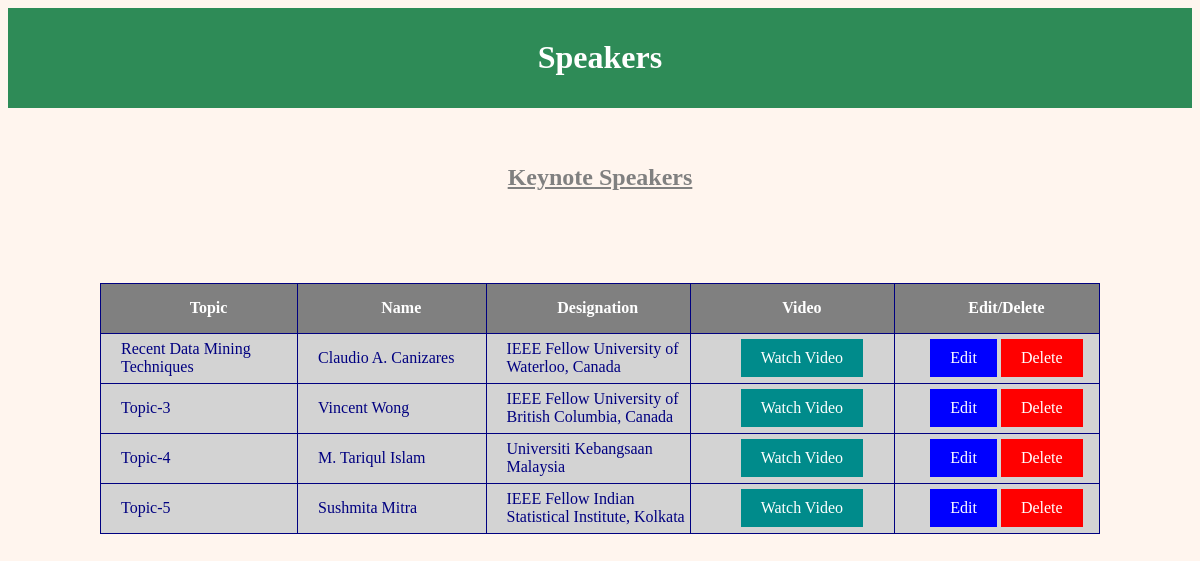
Screenshot of /Admin/show_speaker.php (signed in) with the database file from the repository.
### tables this page shows
CREATE TABLE `speaker` (
  `id` int(10) NOT NULL,
  `topic` varchar(255) NOT NULL,
  `name` varchar(255) NOT NULL,
  `designation` varchar(255) NOT NULL
);

### Admin/show_speaker.php (the view, shortened to what this page needs)
<html>
<head>
  <link rel="stylesheet" type="text/css" href="style.css" >
  <div class="header">
<h1>Speakers</h1>
</div>
</head>
<body>
<br><br>
<center><strong><h2><u>Keynote Speakers</u></h2></strong></center>
<?php
$hostname = "127.0.0.1";
$username = "root";
$password = "";
$conn = new mysqli($hostname, $username, $password,"conference");
$sql="select * from speaker";
$res=mysqli_query($conn,$sql);
echo "<center>";
echo "<table>";
echo "<tr>
<th>Topic</th>
<th>Name</th>
<th>Designation</th>
<th>Video</th>
<th>Edit/Delete</th>
</th></tr>";
while($row=mysqli_fetch_array($res)){
	echo "<tr>";
echo "<td>".$row['topic']."</td>";
echo "<td>".$row['name']."</td>";
echo "<td>".$row['designation']."</td>";
echo "<td><center><a class='watch' href='watch_video.php?id=$row[id]'>Watch Video</a></center></td>";
echo "<td><center><a class='edit' href='edit_speaker.php?id=$row[id]'>Edit</a> <a class='delete' href='delete_speaker.php?id=$row[id]' onClick='return confirm(\"Are you sure you want to delete?\")'>Delete</a></center></td>";
echo "</tr>";
echo "<br>";
}
echo "</center>";
?>
</body>
</html>

### Admin/style.css (style rules this page uses)
.header { background-color:SeaGreen; text-align:center; color:white; padding-top:10px; padding-left:10px; padding-right:10px; padding-bottom:10px; }
h2 { color:gray; text-align:center; }
body { background-color:SeaShell; }
a.edit:link, a.edit:visited { background-color:blue; color:white; padding:10px 20px; text-align:center; text-decoration:none; display:inline-block; }
a.delete:link, a.delete:visited { background-color:red; color:white; padding:10px 20px; text-align:center; text-decoration:none; display:inline-block; }
a.watch:link, a.watch:visited { background-color:darkcyan; color:white; padding:10px 20px; text-align:center; text-decoration:none; display:inline-block; }
table { border-collapse:collapse; width:50%; background-color:lightgray; }
table,th,td { border:1px solid navy; width:1000px; height:50px; padding-left:20px; color:navy; }
th { height:50px; background-color:gray; color:White; }

### rows the page displays
speaker: topic "Recent Data Mining Techniques", name "Claudio A. Canizares", designation "IEEE Fellow University of Waterloo, Canada"
speaker: topic "Topic-3", name "Vincent Wong", designation "IEEE Fellow University of British Columbia, Canada"
speaker: topic "Topic-4", name "M. Tariqul Islam", designation "Universiti Kebangsaan Malaysia"
speaker: topic "Topic-5", name "Sushmita Mitra", designation "IEEE Fellow Indian Statistical Institute, Kolkata"
